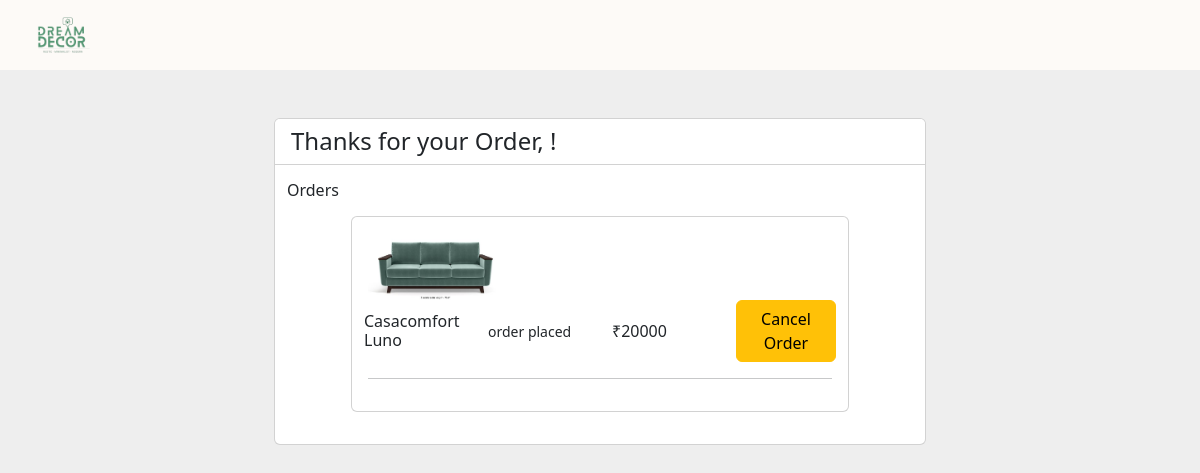
/orderlist (signed in), run on the app's committed database.
### account/models.py (models this page shows, shortened)
class Order(models.Model):
    user = models.ForeignKey(User,on_delete=models.CASCADE)
    product = models.ForeignKey(Product,on_delete=models.CASCADE)
    date = models.DateTimeField(auto_now_add=True)
    address = models.CharField(max_length=300)
    phone= models.IntegerField()
    options=(
        ('order placed','order placed'),
        ('shipped','shipped'),
        (' out for delivery','out for delivery'),
        ('delivered','delivered'),
    )
    status = models.CharField(max_length=100,default='order placed',choices=options)

class Product(models.Model):
    product_name = models.CharField(max_length=100)
    desc = models.CharField(max_length=300)
    option=(
        ('Bed and Matress','Bed and Matress'),
        ('Cofee Table', 'Coffe Table'),
        ('Cupboards','Cupboards'),
        ('Office Chairs','Office Chairs'),
        ('Sofa','sofa')
    )
    category = models.CharField(max_length=100, choices=option)
    price = models.PositiveIntegerField()
    image = models.ImageField(upload_to='product_images')
    user = models.ForeignKey(User,on_delete=models.CASCADE)

### customer/views.py (the view)
# urls.py: path('orderlist',OrderView.as_view(),name='olist'),
@method_decorator(decorators,name='dispatch')
class OrderView(ListView):
    template_name = 'orderlist.html'
    context_object_name = 'orders'
    queryset = Order.objects.all()

### customer/views.py (called while the page is built)
def signin_required(fn):
    def inner(request,*args,**kwargs):
        if request.user.is_authenticated:
            return fn(request,*args,**kwargs)
        else:
            messages.info(request,'Please Login')
            return redirect('login')
    return inner

### customer/templates/orderlist.html (shortened to what this page needs)
{% extends 'navbar2.html' %}
{% block nav2 %}
{% load static %}
<link rel="stylesheet" href="{% static 'css/style.css' %}">
<div class="container-fluid my-5 d-flex justify-content-center ">
    <div class="card card-1 mb-3">
        <div class="card-header bg-white">
            <div class="media flex-sm-row flex-column-reverse justify-content-between">
                <div class="col my-auto">
                    <h4 class="mb-0">Thanks for your Order, !</h4>
                </div>
            </div>
        </div>
        <div class="card-body">
            <div class="row justify-content-between mb-3">
                <div class="col-auto">
                    <h6 class="color-1 mb-0 change-color">Orders</h6>
                </div>
            </div>
            {% for i in orders %}
            <div class="row mb-3 ms-5 me-5">
                <div class="col">
                    <div class="card card-2">
                        <div class="card-body">
                            <div class="media">
                                <div class="sq align-self-center">
                                    <img class="img-fluid my-auto align-self-center mr-2 mr-md-4 pl-0 p-0 m-0" src="{{ i.product.image.url }}" width="135" height="135" />
                                </div>
                                <div class="media-body my-auto text-right">
                                    <div class="row my-auto flex-column flex-md-row">
                                        <div class="col my-auto">
                                            <h6 class="mb-0">{{ i.product.product_name }}</h6>
                                        </div>
                                        <div class="col my-auto">
                                            <small>{{ i.status }}</small>
                                        </div>
                                        <div class="col my-auto">
                                            <h6 class="mb-0">&#8377;{{ i.product.price }}</h6>
                                        </div>
                                        <div class="col my-auto">
                                            <a href="{% url 'ordelete' i.id %}" onclick="return confirm('Are You sure')" class="btn btn-warning">Cancel Order</a>
                                        </div>
                                    </div>
                                </div>
                            </div>
                            <hr class="my-3">
                        </div>
                    </div>
                </div>
            </div>
            {% endfor %}
        </div>
    </div>
</div>
{% endblock nav2 %}

### customer/static/css/style.css (style rules this page uses)
.row { display: -ms-flexbox; display: flex; -ms-flex-wrap: wrap; flex-wrap: wrap; margin: 0 -16px; }
body { background: #eee; }

### data on the page
Order: product.image (picture), product.product_name "Casacomfort Luno", status "order placed", product.price "20000"
